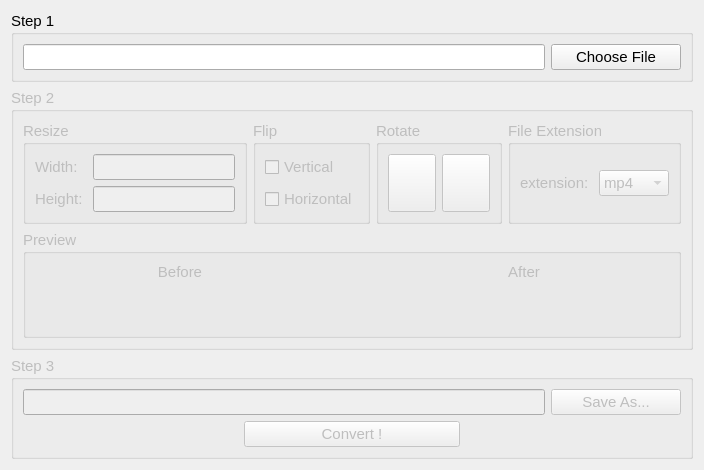
      <widget class="QWidget" name="convert_tab">
       <property name="font">
        <font>
         <family>Arial</family>
         <pointsize>11</pointsize>
        </font>
       </property>
       <property name="styleSheet">
        <string notr="true"/>
       </property>
       <attribute name="title">
        <string>Convert</string>
       </attribute>
       <layout class="QVBoxLayout" name="verticalLayout_7" stretch="3,19,5">
        <item>
         <widget class="QGroupBox" name="convert_step1_gb">
          <property name="font">
           <font>
            <family>Arial</family>
            <pointsize>11</pointsize>
           </font>
          </property>
          <property name="title">
           <string>Step 1</string>
          </property>
          <layout class="QHBoxLayout" name="horizontalLayout_8" stretch="4,1">
           <item>
            <widget class="QLineEdit" name="video_path_lineedit">
             <property name="sizePolicy">
              <sizepolicy hsizetype="Preferred" vsizetype="Preferred">
               <horstretch>0</horstretch>
               <verstretch>0</verstretch>
              </sizepolicy>
             </property>
             <property name="font">
              <font>
               <family>Arial</family>
               <pointsize>11</pointsize>
              </font>
             </property>
             <property name="text">
              <string/>
             </property>
            </widget>
           </item>
           <item>
            <widget class="QPushButton" name="choose_file_btn">
             <property name="sizePolicy">
              <sizepolicy hsizetype="Preferred" vsizetype="Preferred">
               <horstretch>0</horstretch>
               <verstretch>0</verstretch>
              </sizepolicy>
             </property>
             <property name="font">
              <font>
               <family>Arial</family>
               <pointsize>11</pointsize>
              </font>
             </property>
             <property name="text">
              <string>Choose File</string>
             </property>
            </widget>
           </item>
          </layout>
         </widget>
        </item>
        <item>
         <widget class="QGroupBox" name="convert_step2_gb">
          <property name="enabled">
           <bool>false</bool>
          </property>
          <property name="font">
           <font>
            <family>Arial</family>
            <pointsize>11</pointsize>
           </font>
          </property>
          <property name="title">
           <string>Step 2</string>
          </property>
          <layout class="QVBoxLayout" name="verticalLayout_8" stretch="1,4">
           <item>
            <layout class="QHBoxLayout" name="horizontalLayout_9">
             <item>
              <widget class="QGroupBox" name="resize_gb">
               <property name="font">
                <font>
                 <family>Arial</family>
                 <pointsize>11</pointsize>
                </font>
               </property>
               <property name="title">
                <string>Resize</string>
               </property>
               <property name="checkable">
                <bool>false</bool>
               </property>
               <property name="checked">
                <bool>false</bool>
               </property>
               <layout class="QGridLayout" name="gridLayout_7">
                <item row="0" column="0">
                 <widget class="QLabel" name="label_4">
                  <property name="font">
                   <font>
                    <family>Arial</family>
                    <pointsize>11</pointsize>
                   </font>
                  </property>
                  <property name="text">
                   <string>Width: </string>
                  </property>
                 </widget>
                </item>
                <item row="0" column="1">
                 <widget class="QLineEdit" name="width_lineedit">
                  <property name="sizePolicy">
                   <sizepolicy hsizetype="Preferred" vsizetype="Preferred">
                    <horstretch>0</horstretch>
                    <verstretch>0</verstretch>
                   </sizepolicy>
                  </property>
                  <property name="font">
                   <font>
                    <family>Arial</family>
                    <pointsize>11</pointsize>
                   </font>
                  </property>
                  <property name="placeholderText">
                   <string/>
                  </property>
                 </widget>
                </item>
                <item row="1" column="0">
                 <widget class="QLabel" name="label_5">
                  <property name="font">
                   <font>
                    <family>Arial</family>
                    <pointsize>11</pointsize>
                   </font>
                  </property>
                  <property name="text">
                   <string>Height: </string>
                  </property>
                 </widget>
                </item>
                <item row="1" column="1">
                 <widget class="QLineEdit" name="height_lineedit">
                  <property name="sizePolicy">
                   <sizepolicy hsizetype="Preferred" vsizetype="Preferred">
                    <horstretch>0</horstretch>
                    <verstretch>0</verstretch>
                   </sizepolicy>
                  </property>
                  <property name="font">
                   <font>
                    <family>Arial</family>
                    <pointsize>11</pointsize>
                   </font>
                  </property>
                  <property name="placeholderText">
                   <string/>
                  </property>
                 </widget>
                </item>
               </layout>
              </widget>
             </item>
             <item>
              <widget class="QGroupBox" name="flip_gb">
               <property name="font">
                <font>
                 <family>Arial</family>
                 <pointsize>11</pointsize>
                </font>
               </property>
               <property name="autoFillBackground">
                <bool>false</bool>
               </property>
               <property name="title">
                <string>Flip</string>
               </property>
               <property name="checkable">
                <bool>false</bool>
               </property>
               <property name="checked">
                <bool>false</bool>
               </property>
               <layout class="QVBoxLayout" name="verticalLayout_2">
                <item>
                 <widget class="QCheckBox" name="vertical_checkbox">
                  <property name="sizePolicy">
                   <sizepolicy hsizetype="Preferred" vsizetype="Preferred">
                    <horstretch>0</horstretch>
                    <verstretch>0</verstretch>
                   </sizepolicy>
                  </property>
                  <property name="font">
                   <font>
                    <family>Arial</family>
                    <pointsize>11</pointsize>
                   </font>
                  </property>
                  <property name="text">
                   <string>Vertical</string>
                  </property>
                 </widget>
                </item>
                <item>
                 <widget class="QCheckBox" name="horizontal_checkbox">
                  <property name="sizePolicy">
                   <sizepolicy hsizetype="Preferred" vsizetype="Preferred">
                    <horstretch>0</horstretch>
                    <verstretch>0</verstretch>
                   </sizepolicy>
                  </property>
                  <property name="font">
                   <font>
                    <family>Arial</family>
                    <pointsize>11</pointsize>
                   </font>
                  </property>
                  <property name="text">
                   <string>Horizontal</string>
                  </property>
                 </widget>
                </item>
               </layout>
              </widget>
             </item>
             <item>
              <widget class="QGroupBox" name="rotate_gb">
               <property name="font">
                <font>
                 <family>Arial</family>
                 <pointsize>11</pointsize>
                </font>
               </property>
               <property name="title">
                <string>Rotate</string>
               </property>
               <property name="flat">
                <bool>false</bool>
               </property>
               <property name="checkable">
                <bool>false</bool>
               </property>
               <property name="checked">
                <bool>false</bool>
               </property>
               <layout class="QHBoxLayout" name="horizontalLayout_3">
                <item>
                 <widget class="QPushButton" name="left_rotate_btn">
                  <property name="sizePolicy">
                   <sizepolicy hsizetype="Preferred" vsizetype="Preferred">
                    <horstretch>0</horstretch>
                    <verstretch>0</verstretch>
                   </sizepolicy>
                  </property>
                  <property name="font">
                   <font>
                    <family>Arial</family>
                    <pointsize>11</pointsize>
                   </font>
                  </property>
                  <property name="styleSheet">
                   <string notr="true">border-image: url(:/icons/icons/rotate_left_64.png);</string>
                  </property>
                  <property name="text">
                   <string/>
                  </property>
                 </widget>
                </item>
                <item>
                 <widget class="QPushButton" name="right_rotate_btn">
                  <property name="sizePolicy">
                   <sizepolicy hsizetype="Preferred" vsizetype="Preferred">
                    <horstretch>0</horstretch>
                    <verstretch>0</verstretch>
                   </sizepolicy>
                  </property>
                  <property name="font">
                   <font>
                    <family>Arial</family>
                    <pointsize>11</pointsize>
                   </font>
                  </property>
                  <property name="styleSheet">
                   <string notr="true">border-image: url(:/icons/icons/rotate_right_64.png);</string>
                  </property>
                  <property name="text">
                   <string/>
                  </property>
                 </widget>
                </item>
               </layout>
              </widget>
             </item>
             <item>
              <widget class="QGroupBox" name="ext_gb">
               <property name="font">
                <font>
                 <family>Arial</family>
                 <pointsize>11</pointsize>
                </font>
               </property>
               <property name="title">
                <string>File Extension</string>
               </property>
               <layout class="QHBoxLayout" name="horizontalLayout_5">
                <item>
                 <widget class="QLabel" name="label_3">
                  <property name="font">
                   <font>
                    <family>Arial</family>
                    <pointsize>11</pointsize>
                   </font>
                  </property>
                  <property name="text">
                   <string>extension: </string>
                  </property>
                 </widget>
                </item>
                <item>
                 <widget class="QComboBox" name="convert_ext_combobox">
                  <property name="sizePolicy">
                   <sizepolicy hsizetype="Preferred" vsizetype="Fixed">
                    <horstretch>0</horstretch>
                    <verstretch>0</verstretch>
                   </sizepolicy>
                  </property>
                  <property name="font">
                   <font>
                    <family>Arial</family>
                    <pointsize>11</pointsize>
                   </font>
                  </property>
                  <item>
                   <property name="text">
                    <string>mp4</string>
                   </property>
                  </item>
                  <item>
                   <property name="text">
                    <string>m4v</string>
                   </property>
                  </item>
                  <item>
                   <property name="text">
                    <string>mkv</string>
                   </property>
                  </item>
                  <item>
                   <property name="text">
                    <string>webm</string>
                   </property>
                  </item>
                  <item>
                   <property name="text">
                    <string>avi</string>
                   </property>
                  </item>
                  <item>
                   <property name="text">
                    <string>mov</string>
                   </property>
                  </item>
                  <item>
                   <property name="text">
                    <string>wmv</string>
                   </property>
                  </item>
                  <item>
                   <property name="text">
                    <string>flv</string>
                   </property>
                  </item>
                  <item>
                   <property name="text">
                    <string>asf</string>
                   </property>
                  </item>
                  <item>
                   <property name="text">
                    <string>avchd</string>
                   </property>
                  </item>
                  <item>
                   <property name="text">
                    <string>vob</string>
                   </property>
                  </item>
                 </widget>
                </item>
               </layout>
              </widget>
             </item>
            </layout>
           </item>
           <item>
            <widget class="QGroupBox" name="preview_gb">
             <property name="font">
              <font>
               <family>Arial</family>
               <pointsize>11</pointsize>
              </font>
             </property>
             <property name="title">
              <string>Preview</string>
             </property>
             <layout class="QHBoxLayout" name="horizontalLayout_6" stretch="7,1,7">
              <item>
               <layout class="QVBoxLayout" name="verticalLayout_4" stretch="0,8">
                <item>
                 <widget class="QLabel" name="before_size_lbl">
                  <property name="font">
                   <font>
                    <family>Arial</family>
                    <pointsize>11</pointsize>
                   </font>
                  </property>
                  <property name="text">
                   <string>Before</string>
                  </property>
                  <property name="alignment">
                   <set>Qt::AlignCenter</set>
                  </property>
                 </widget>
                </item>
                <item>
                 <widget class="QLabel" name="before_lbl">
                  <property name="font">
                   <font>
                    <family>Arial</family>
                    <pointsize>11</pointsize>
                   </font>
                  </property>
                  <property name="styleSheet">
                   <string notr="true"/>
                  </property>
                  <property name="text">
                   <string/>
                  </property>
                  <property name="alignment">
                   <set>Qt::AlignCenter</set>
                  </property>
                 </widget>
                </item>
               </layout>
              </item>
              <item>
               <layout class="QVBoxLayout" name="verticalLayout_5" stretch="5,2,5">
                <item>
                 <widget class="QLabel" name="label_7">
                  <property name="text">
                   <string/>
                  </property>
                 </widget>
                </item>
                <item>
                 <widget class="QLabel" name="label_8">
                  <property name="font">
                   <font>
                    <family>Arial</family>
                    <pointsize>11</pointsize>
                   </font>
                  </property>
                  <property name="styleSheet">
                   <string notr="true">border-image: url(:/icons/icons/arrow-32.png);</string>
                  </property>
                  <property name="text">
                   <string/>
                  </property>
                 </widget>
                </item>
                <item>
                 <widget class="QLabel" name="label_6">
                  <property name="text">
                   <string/>
                  </property>
                 </widget>
                </item>
               </layout>
              </item>
              <item>
               <layout class="QVBoxLayout" name="verticalLayout_3" stretch="0,8">
                <item>
                 <widget class="QLabel" name="after_size_lbl">
                  <property name="font">
                   <font>
                    <family>Arial</family>
                    <pointsize>11</pointsize>
                   </font>
                  </property>
                  <property name="text">
                   <string>After</string>
                  </property>
                  <property name="alignment">
                   <set>Qt::AlignCenter</set>
                  </property>
                 </widget>
                </item>
                <item>
                 <widget class="QLabel" name="after_lbl">
                  <property name="font">
                   <font>
                    <family>Arial</family>
                    <pointsize>11</pointsize>
                   </font>
                  </property>
                  <property name="text">
                   <string/>
                  </property>
                  <property name="alignment">
                   <set>Qt::AlignCenter</set>
                  </property>
                 </widget>
                </item>
               </layout>
              </item>
             </layout>
            </widget>
           </item>
          </layout>
         </widget>
        </item>
        <item>
         <widget class="QGroupBox" name="convert_step3_gb">
          <property name="enabled">
           <bool>false</bool>
          </property>
          <property name="font">
           <font>
            <family>Arial</family>
            <pointsize>11</pointsize>
           </font>
          </property>
          <property name="title">
           <string>Step 3</string>
          </property>
          <layout class="QVBoxLayout" name="verticalLayout_6">
           <item>
            <layout class="QHBoxLayout" name="horizontalLayout_4" stretch="4,1">
             <item>
              <widget class="QLineEdit" name="video_save_as_lineedit">
               <property name="sizePolicy">
                <sizepolicy hsizetype="Preferred" vsizetype="Preferred">
                 <horstretch>0</horstretch>
                 <verstretch>0</verstretch>
                </sizepolicy>
               </property>
               <property name="font">
                <font>
                 <family>Arial</family>
                 <pointsize>11</pointsize>
                </font>
               </property>
               <property name="text">
                <string/>
               </property>
              </widget>
             </item>
             <item>
              <widget class="QPushButton" name="convert_save_as_btn">
               <property name="sizePolicy">
                <sizepolicy hsizetype="Preferred" vsizetype="Preferred">
                 <horstretch>0</horstretch>
                 <verstretch>0</verstretch>
                </sizepolicy>
               </property>
               <property name="font">
                <font>
                 <family>Arial</family>
                 <pointsize>11</pointsize>
                </font>
               </property>
               <property name="text">
                <string>Save As...</string>
               </property>
              </widget>
             </item>
            </layout>
           </item>
           <item>
            <layout class="QHBoxLayout" name="horizontalLayout_7">
             <item>
              <widget class="QLabel" name="label_14">
               <property name="font">
                <font>
                 <family>Arial</family>
                 <pointsize>11</pointsize>
                </font>
               </property>
               <property name="text">
                <string/>
               </property>
              </widget>
             </item>
             <item>
              <widget class="QPushButton" name="convert_btn">
               <property name="sizePolicy">
                <sizepolicy hsizetype="Preferred" vsizetype="Preferred">
                 <horstretch>0</horstretch>
                 <verstretch>0</verstretch>
                </sizepolicy>
               </property>
               <property name="font">
                <font>
                 <family>Arial</family>
                 <pointsize>11</pointsize>
                </font>
               </property>
               <property name="text">
                <string>Convert !</string>
               </property>
              </widget>
             </item>
             <item>
              <widget class="QLabel" name="label_13">
               <property name="font">
                <font>
                 <family>Arial</family>
                 <pointsize>11</pointsize>
                </font>
               </property>
               <property name="text">
                <string/>
               </property>
              </widget>
             </item>
            </layout>
           </item>
          </layout>
         </widget>
        </item>
       </layout>
      </widget>
